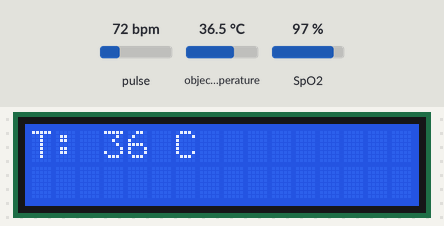
Recording of a sketch running on a simulated Arduino Uno, built with avr-gcc and run on an emulated ATmega328P. Parts: 16×2 character LCD. The inputs (shaded band) are chosen by the test bench; at power-on: object temperature 36.5 °C, pulse 72 bpm, SpO2 97 %.

Above: at 1.2 s.
1.3 s: object temperature set to 20 °C
At 2.4 s:
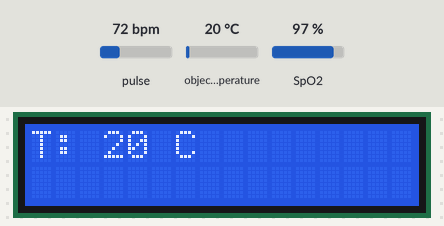
2.8 s: object temperature set to 26 °C
At 3.5 s:
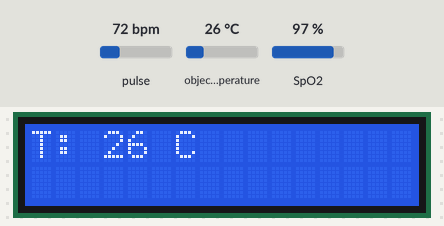
4.3 s: object temperature set to 32 °C
At 4.6 s:
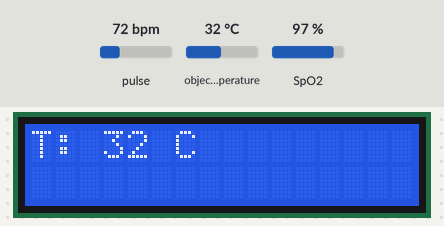
Timing chart, 0 to 7.3 s (numbered marks = the images above; inputs shaded):
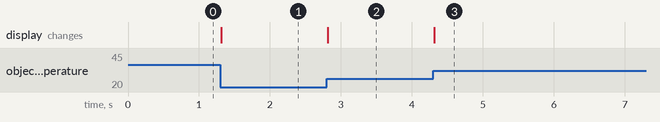

The sketch:

sketch_nov06a.ino
```cpp
#include <Wire.h>
#include <LiquidCrystal_I2C.h>
#include <Adafruit_MLX90614.h>
#include <MAX30100_PulseOximeter.h>
#define REPORTING_PERIOD_MS 5000
#include "MAX30100.h" //library sensor

LiquidCrystal_I2C lcd(0x27,16,2); //library lcd

MAX30100* pulseOxymeter;   //library

int cacah; //membuat variabel
int spo;
float bpm;
Adafruit_MLX90614 mlx = Adafruit_MLX90614();

float TargetC;
int dataadc;
int suhunya;
int bpmku;

PulseOximeter pox;

uint32_t tsLastReport = 0;
String hrData = "";
void onBeatDetected()
{
//    Serial.println("Beat!");
}

void setup() {
  Wire.begin();
  mlx.begin();
  Serial.begin(9600);
  lcd.begin();
  lcd.clear();

   //Serial.print("Initializing pulse oximeter..");

    if (!pox.begin()) {
        //Serial.println("FAILED");
        for(;;);
    } else {
        //Serial.println("SUCCESS");
    }

   pox.setIRLedCurrent(MAX30100_LED_CURR_11MA);
   pox.setOnBeatDetectedCallback(onBeatDetected);

}

void loop(){

   pox.update();

   if (millis() - tsLastReport > REPORTING_PERIOD_MS) {

       bpm = pox.getHeartRate();
       spo = pox.getSpO2();
       bpmku = bpm;

    tsLastReport = millis();
}

mlx.begin();
TargetC = mlx.readObjectTempC();
suhunya = TargetC;

lcd.setCursor(0,0);
lcd.print("T: ");
lcd.print(suhunya);
lcd.print(" C   ");

delay(1);
}
```

Measured:
- after the input at 1.3 s, the display: changes at once (image 1)
- after the input at 2.8 s, the display: changes at once (image 2)
- after the input at 4.3 s, the display: changes at once (image 3)
